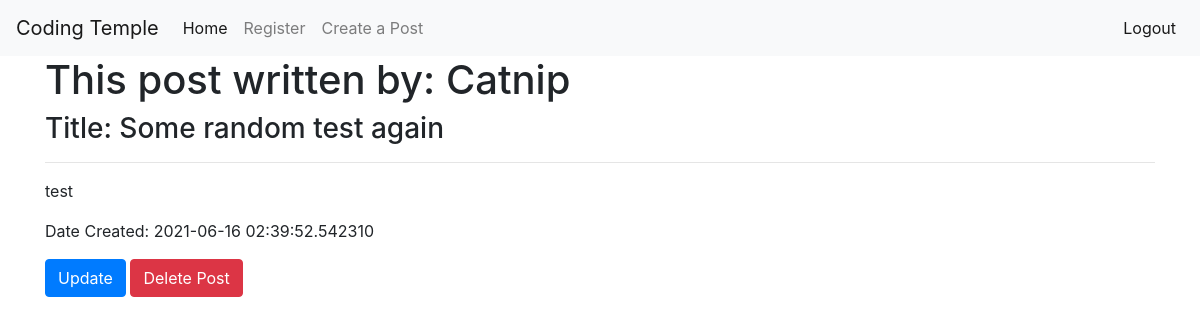
Page /posts/2 (signed in) on the committed database.
### app/models.py (models this page shows, shortened)
class User(db.Model, UserMixin):
    id = db.Column(db.Integer, primary_key=True)
    username = db.Column(db.String(100), nullable=False, unique=True)
    email = db.Column(db.String(100), nullable=False, unique=True)
    password = db.Column(db.String(256), nullable=False)
    post = db.relationship('Post', backref='author', lazy=True)

class Post(db.Model):
    id = db.Column(db.Integer, primary_key=True)
    title = db.Column(db.String(200))
    content = db.Column(db.String(300))
    date_created = db.Column(db.DateTime, nullable=False, default=datetime.utcnow)
    user_id = db.Column(db.Integer, db.ForeignKey('user.id'), nullable=False)

### app/routes.py (the view)
@app.route('/posts/<int:post_id>')
@login_required
def post_detail(post_id):
    post = Post.query.get_or_404(post_id)
    return render_template('post_detail.html', post=post)

### app/models.py (called while the page is built)
@login.user_loader
def load_user(user_id):
    return User.query.get(int(user_id))

### app/templates/post_detail.html (shortened to what this page needs)
{% extends 'base.html' %}
{% block content %}
<h1>This post written by: {{ post.author.username }}</h1>
<h3>Title: {{ post.title }}</h3>
<hr>
<p>{{ post.content }}</p>
<blockquote>Date Created: {{ post.date_created }}</blockquote>
<a href="{{ url_for('post_update', post_id=post.id)}}"><button class="btn btn-primary">Update</button></a>
<button type="button" class="btn btn-danger" data-toggle='modal' data-target='dangerModal'>Delete Post</button>
{% endblock content %}

### rows in the picture
User: author.username "Catnip"
Post: title "Some random test again", content "test", date_created "2021-06-16 02:39:52.542310"
